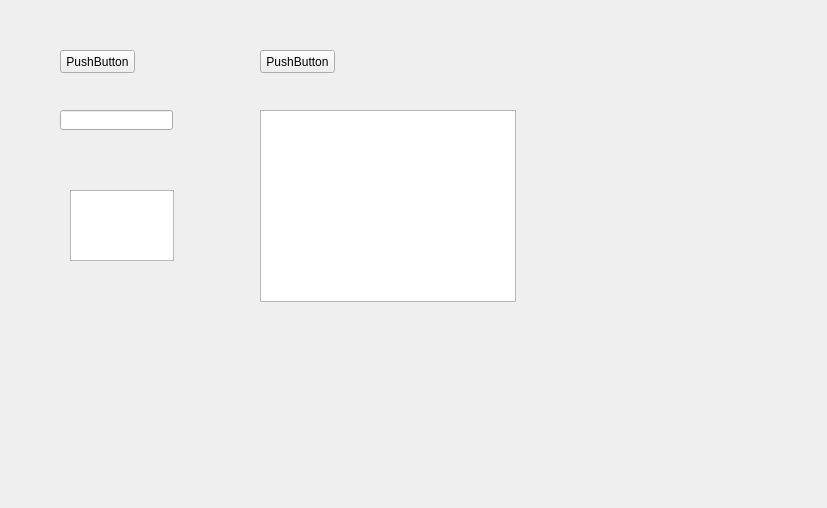
<?xml version="1.0" encoding="UTF-8"?>
<ui version="4.0">
 <class>Form</class>
 <widget class="QWidget" name="Form">
  <property name="geometry">
   <rect>
    <x>0</x>
    <y>0</y>
    <width>827</width>
    <height>508</height>
   </rect>
  </property>
  <property name="windowTitle">
   <string>Form</string>
  </property>
  <widget class="QPushButton" name="pushButton">
   <property name="geometry">
    <rect>
     <x>60</x>
     <y>50</y>
     <width>75</width>
     <height>23</height>
    </rect>
   </property>
   <property name="text">
    <string>PushButton</string>
   </property>
  </widget>
  <widget class="QPushButton" name="pushButton_2">
   <property name="geometry">
    <rect>
     <x>260</x>
     <y>50</y>
     <width>75</width>
     <height>23</height>
    </rect>
   </property>
   <property name="text">
    <string>PushButton</string>
   </property>
  </widget>
  <widget class="QLineEdit" name="lineEdit">
   <property name="geometry">
    <rect>
     <x>60</x>
     <y>110</y>
     <width>113</width>
     <height>20</height>
    </rect>
   </property>
  </widget>
  <widget class="QGraphicsView" name="graphicsView">
   <property name="geometry">
    <rect>
     <x>260</x>
     <y>110</y>
     <width>256</width>
     <height>192</height>
    </rect>
   </property>
  </widget>
  <widget class="QTextEdit" name="textEdit">
   <property name="geometry">
    <rect>
     <x>70</x>
     <y>190</y>
     <width>104</width>
     <height>71</height>
    </rect>
   </property>
  </widget>
 </widget>
 <resources/>
 <connections/>
</ui>
